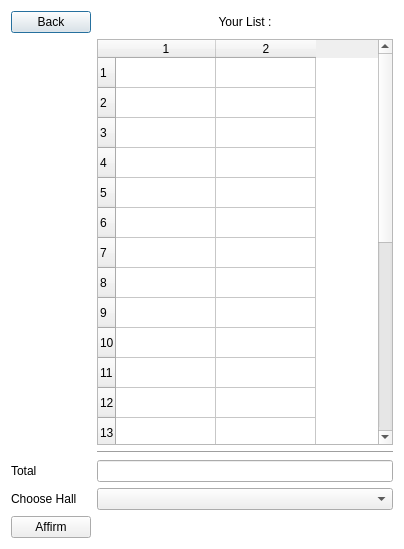
<?xml version="1.0" encoding="UTF-8"?>
<ui version="4.0">
 <class>Count</class>
 <widget class="QDialog" name="Count">
  <property name="geometry">
   <rect>
    <x>0</x>
    <y>0</y>
    <width>404</width>
    <height>549</height>
   </rect>
  </property>
  <property name="windowTitle">
   <string>Dialog</string>
  </property>
  <property name="styleSheet">
   <string notr="true">#Count { 
	background-color: rgb(255, 255, 255);
} 
#Count * { 
border-image:url(); 
}</string>
  </property>
  <layout class="QGridLayout" name="gridLayout">
   <item row="4" column="1">
    <widget class="QLineEdit" name="TotalLe">
     <property name="readOnly">
      <bool>true</bool>
     </property>
    </widget>
   </item>
   <item row="4" column="0">
    <widget class="QLabel" name="label">
     <property name="text">
      <string>Total</string>
     </property>
    </widget>
   </item>
   <item row="3" column="1">
    <widget class="Line" name="line">
     <property name="orientation">
      <enum>Qt::Horizontal</enum>
     </property>
    </widget>
   </item>
   <item row="0" column="1">
    <widget class="QLabel" name="label_3">
     <property name="text">
      <string>Your List :</string>
     </property>
     <property name="alignment">
      <set>Qt::AlignCenter</set>
     </property>
    </widget>
   </item>
   <item row="0" column="0">
    <widget class="QPushButton" name="BackBtn">
     <property name="text">
      <string>Back</string>
     </property>
    </widget>
   </item>
   <item row="6" column="0">
    <widget class="QLabel" name="label_2">
     <property name="text">
      <string>Choose Hall</string>
     </property>
    </widget>
   </item>
   <item row="1" column="1">
    <widget class="QTableWidget" name="OrderList">
     <property name="rowCount">
      <number>24</number>
     </property>
     <property name="columnCount">
      <number>2</number>
     </property>
     <row/>
     <row/>
     <row/>
     <row/>
     <row/>
     <row/>
     <row/>
     <row/>
     <row/>
     <row/>
     <row/>
     <row/>
     <row/>
     <row/>
     <row/>
     <row/>
     <row/>
     <row/>
     <row/>
     <row/>
     <row/>
     <row/>
     <row/>
     <row/>
     <column/>
     <column/>
    </widget>
   </item>
   <item row="6" column="1">
    <widget class="QComboBox" name="DCB"/>
   </item>
   <item row="7" column="0">
    <widget class="QPushButton" name="AfrBtn">
     <property name="text">
      <string>Affirm</string>
     </property>
    </widget>
   </item>
  </layout>
 </widget>
 <resources/>
 <connections/>
</ui>
